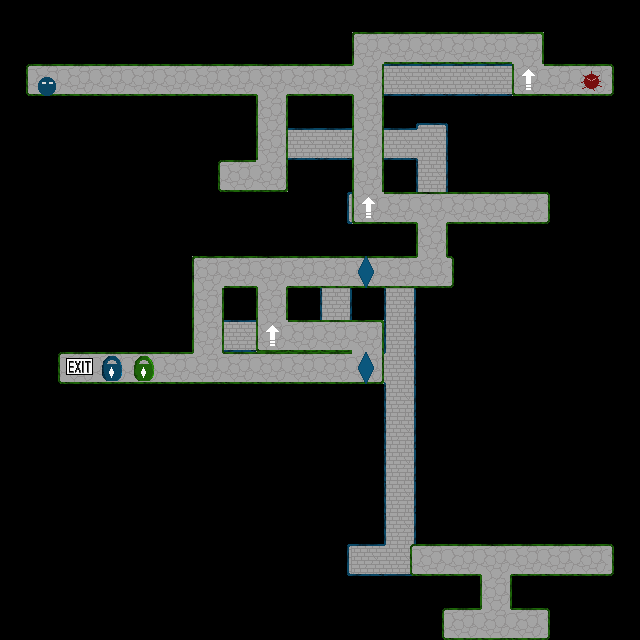

A level layout from a 2D game, rendered from its tile map. Below: a short description, then the map file with its tile-grid data intact:
An orthogonal 20x20 tile map with 32x32 px tiles, 5 tile layers (maze blue, maze green, objects, start positions, ...), 3 tilesets.

<map version="1.0" orientation="orthogonal" renderorder="right-down" width="20" height="20" tilewidth="32" tileheight="32" nextobjectid="1">
 <tileset firstgid="1" name="maze-blue" tilewidth="32" tileheight="32" tilecount="14" columns="14">
  <image source="maze-blue.png" width="448" height="32" />
 </tileset>
 <tileset firstgid="15" name="maze-green" tilewidth="32" tileheight="32" tilecount="14" columns="14">
  <image source="maze-green.png" width="448" height="32" />
 </tileset>
 <tileset firstgid="29" name="objects" tilewidth="32" tileheight="32" tilecount="10" columns="10">
  <image source="objects.png" width="320" height="32" />
 </tileset>
 <layer name="maze blue" width="20" height="20">
  <data encoding="csv">
0,0,0,0,0,0,0,0,0,0,0,0,0,0,0,0,0,0,0,0,
0,0,0,0,0,0,0,0,0,0,0,0,0,0,0,0,0,0,0,0,
14,6,6,6,6,6,6,6,6,6,6,6,6,6,6,6,6,6,6,12,
0,0,0,0,0,0,0,0,0,0,0,0,0,13,0,0,0,0,0,0,
0,0,0,0,0,0,0,0,1,6,6,6,6,9,0,0,0,0,0,0,
0,0,0,0,0,0,14,6,3,0,0,0,0,5,0,0,0,0,0,0,
0,0,0,0,0,0,0,0,0,0,14,6,6,8,6,6,6,12,0,0,
0,0,0,0,0,0,0,0,0,0,0,0,0,0,0,0,0,0,0,0,
0,0,0,0,0,0,0,0,0,0,1,6,10,6,12,0,0,0,0,0,
0,0,0,0,0,0,13,0,0,0,5,0,5,0,0,0,0,0,0,0,
0,0,0,0,0,0,2,6,6,4,5,0,5,0,0,0,0,0,0,0,
0,14,20,6,6,6,6,6,6,8,8,6,9,0,0,0,0,0,0,0,
0,0,0,0,0,0,0,0,0,0,0,0,5,0,0,0,0,0,0,0,
0,0,0,0,0,0,0,0,0,0,0,0,5,0,0,0,0,0,0,0,
0,0,0,0,0,0,0,0,0,0,0,0,5,0,0,0,0,0,0,0,
0,0,0,0,0,0,0,0,0,0,0,0,5,0,0,0,0,0,0,0,
0,0,0,0,0,0,0,0,0,0,0,0,5,0,0,0,0,0,0,0,
0,0,0,0,0,0,0,0,0,0,14,6,8,6,6,6,12,0,0,0,
0,0,0,0,0,0,0,0,0,0,0,0,0,0,0,0,0,0,0,0,
0,0,0,0,0,0,0,0,0,0,0,0,0,14,6,6,6,12,0,0
</data>
 </layer>
 <layer name="maze green" width="20" height="20">
  <data encoding="csv">
0,0,0,0,0,0,0,0,0,0,0,0,0,0,0,0,0,0,0,0,
0,0,0,0,0,0,0,0,0,0,0,15,20,20,20,20,18,0,0,0,
25,20,20,20,20,20,20,20,24,20,20,23,0,0,0,0,16,20,20,27,
0,0,0,0,0,0,0,0,19,0,0,19,0,0,0,0,0,0,0,0,
0,0,0,0,0,0,0,0,19,0,0,19,0,0,0,0,0,0,0,0,
0,0,0,0,0,0,25,20,17,0,0,19,0,0,0,0,0,0,0,0,
0,0,0,0,0,0,0,0,0,0,0,16,20,24,20,20,20,27,0,0,
0,0,0,0,0,0,0,0,0,0,0,0,0,19,0,0,0,0,0,0,
0,0,0,0,0,0,15,20,24,20,20,20,20,22,27,0,0,0,0,0,
0,0,0,0,0,0,19,0,19,0,0,0,0,0,0,0,0,0,0,0,
0,0,0,0,0,0,19,0,16,20,20,18,0,0,0,0,0,0,0,0,
0,25,20,20,20,20,22,20,20,20,20,17,0,0,0,0,0,0,0,0,
0,0,0,0,0,0,0,0,0,0,0,0,0,0,0,0,0,0,0,0,
0,0,0,0,0,0,0,0,0,0,0,0,0,0,0,0,0,0,0,0,
0,0,0,0,0,0,0,0,0,0,0,0,0,0,0,0,0,0,0,0,
0,0,0,0,0,0,0,0,0,0,0,0,0,0,0,0,0,0,0,0,
0,0,0,0,0,0,0,0,0,0,0,0,0,0,0,0,0,0,0,0,
0,0,0,0,0,0,0,0,0,0,0,0,25,20,20,24,20,20,20,27,
0,0,0,0,0,0,0,0,0,0,0,0,0,0,0,19,0,0,0,0,
0,0,0,0,0,0,0,0,0,0,0,0,0,25,20,22,20,27,0,0
</data>
 </layer>
 <layer name="objects" width="20" height="20">
  <data encoding="csv">
0,0,0,0,0,0,0,0,0,0,0,0,0,0,0,0,0,0,0,0,
0,0,0,0,0,0,0,0,0,0,0,0,0,0,0,0,0,0,0,0,
0,0,0,0,0,0,0,0,0,0,0,0,0,0,0,0,0,0,0,0,
0,0,0,0,0,0,0,0,0,0,0,0,0,0,0,0,0,0,0,0,
0,0,0,0,0,0,0,0,0,0,0,0,0,0,0,0,0,0,0,0,
0,0,0,0,0,0,0,0,0,0,0,0,0,0,0,0,0,0,0,0,
0,0,0,0,0,0,0,0,0,0,0,0,0,0,0,0,0,0,0,0,
0,0,0,0,0,0,0,0,0,0,0,0,0,0,0,0,0,0,0,0,
0,0,0,0,0,0,0,0,0,0,0,29,0,0,0,0,0,0,0,0,
0,0,0,0,0,0,0,0,0,0,0,0,0,0,0,0,0,0,0,0,
0,0,0,0,0,0,0,0,0,0,0,0,0,0,0,0,0,0,0,0,
0,0,37,35,36,0,0,0,0,0,0,29,0,0,0,0,0,0,0,0,
0,0,0,0,0,0,0,0,0,0,0,0,0,0,0,0,0,0,0,0,
0,0,0,0,0,0,0,0,0,0,0,0,0,0,0,0,0,0,0,0,
0,0,0,0,0,0,0,0,0,0,0,0,0,0,0,0,0,0,0,0,
0,0,0,0,0,0,0,0,0,0,0,0,0,0,0,0,0,0,0,0,
0,0,0,0,0,0,0,0,0,0,0,0,0,0,0,0,0,0,0,0,
0,0,0,0,0,0,0,0,0,0,0,0,0,0,0,0,0,0,0,0,
0,0,0,0,0,0,0,0,0,0,0,0,0,0,0,0,0,0,0,0,
0,0,0,0,0,0,0,0,0,0,0,0,0,0,0,0,0,0,0,0
</data>
 </layer>
 <layer name="start positions" width="20" height="20">
  <data encoding="csv">
0,0,0,0,0,0,0,0,0,0,0,0,0,0,0,0,0,0,0,0,
0,0,0,0,0,0,0,0,0,0,0,0,0,0,0,0,0,0,0,0,
0,32,0,0,0,0,0,0,0,0,0,0,0,0,0,0,0,0,34,0,
0,0,0,0,0,0,0,0,0,0,0,0,0,0,0,0,0,0,0,0,
0,0,0,0,0,0,0,0,0,0,0,0,0,0,0,0,0,0,0,0,
0,0,0,0,0,0,0,0,0,0,0,0,0,0,0,0,0,0,0,0,
0,0,0,0,0,0,0,0,0,0,0,0,0,0,0,0,0,0,0,0,
0,0,0,0,0,0,0,0,0,0,0,0,0,0,0,0,0,0,0,0,
0,0,0,0,0,0,0,0,0,0,0,0,0,0,0,0,0,0,0,0,
0,0,0,0,0,0,0,0,0,0,0,0,0,0,0,0,0,0,0,0,
0,0,0,0,0,0,0,0,0,0,0,0,0,0,0,0,0,0,0,0,
0,0,0,0,0,0,0,0,0,0,0,0,0,0,0,0,0,0,0,0,
0,0,0,0,0,0,0,0,0,0,0,0,0,0,0,0,0,0,0,0,
0,0,0,0,0,0,0,0,0,0,0,0,0,0,0,0,0,0,0,0,
0,0,0,0,0,0,0,0,0,0,0,0,0,0,0,0,0,0,0,0,
0,0,0,0,0,0,0,0,0,0,0,0,0,0,0,0,0,0,0,0,
0,0,0,0,0,0,0,0,0,0,0,0,0,0,0,0,0,0,0,0,
0,0,0,0,0,0,0,0,0,0,0,0,0,0,0,0,0,0,0,0,
0,0,0,0,0,0,0,0,0,0,0,0,0,0,0,0,0,0,0,0,
0,0,0,0,0,0,0,0,0,0,0,0,0,0,0,0,0,0,0,0
</data>
 </layer>
 <layer name="enemy trajectories" width="20" height="20" offsetx="29" offsety="2">
  <data encoding="csv">
0,0,0,0,0,0,0,0,0,0,0,0,0,0,0,0,0,0,0,0,
0,0,0,0,0,0,0,0,0,0,0,0,0,0,0,0,0,0,0,0,
0,0,0,0,0,0,0,0,0,0,0,0,0,0,0,0,0,0,0,0,
0,0,0,0,0,0,0,0,0,0,0,0,0,0,0,0,0,0,0,0,
0,0,0,0,0,0,0,0,0,0,0,0,0,0,0,0,0,0,0,0,
0,0,0,0,0,0,0,0,0,0,0,0,0,0,0,0,0,0,0,0,
0,0,0,0,0,0,0,0,0,0,0,0,0,0,0,0,0,0,0,0,
0,0,0,0,0,0,0,0,0,0,0,0,0,0,0,0,0,0,0,0,
0,0,0,0,0,0,0,0,0,0,0,0,0,0,0,0,0,0,0,0,
0,0,0,0,0,0,0,0,0,0,0,0,0,0,0,0,0,0,0,0,
0,0,0,0,0,0,0,0,0,0,0,0,0,0,0,0,0,0,0,0,
0,0,0,0,0,0,0,0,0,0,0,0,0,0,0,0,0,0,0,0,
0,0,0,0,0,0,0,0,0,0,0,0,0,0,0,0,0,0,0,0,
0,0,0,0,0,0,0,0,0,0,0,0,0,0,0,0,0,0,0,0,
0,0,0,0,0,0,0,0,0,0,0,0,0,0,0,0,0,0,0,0,
0,0,0,0,0,0,0,0,0,0,0,0,0,0,0,0,0,0,0,0,
0,0,0,0,0,0,0,0,0,0,0,0,0,0,0,0,0,0,0,0,
0,0,0,0,0,0,0,0,0,0,0,0,0,0,0,0,0,0,0,0,
0,0,0,0,0,0,0,0,0,0,0,0,0,0,0,0,0,0,0,0,
0,0,0,0,0,0,0,0,0,0,0,0,0,0,0,0,0,0,0,0
</data>
 </layer>
</map>
